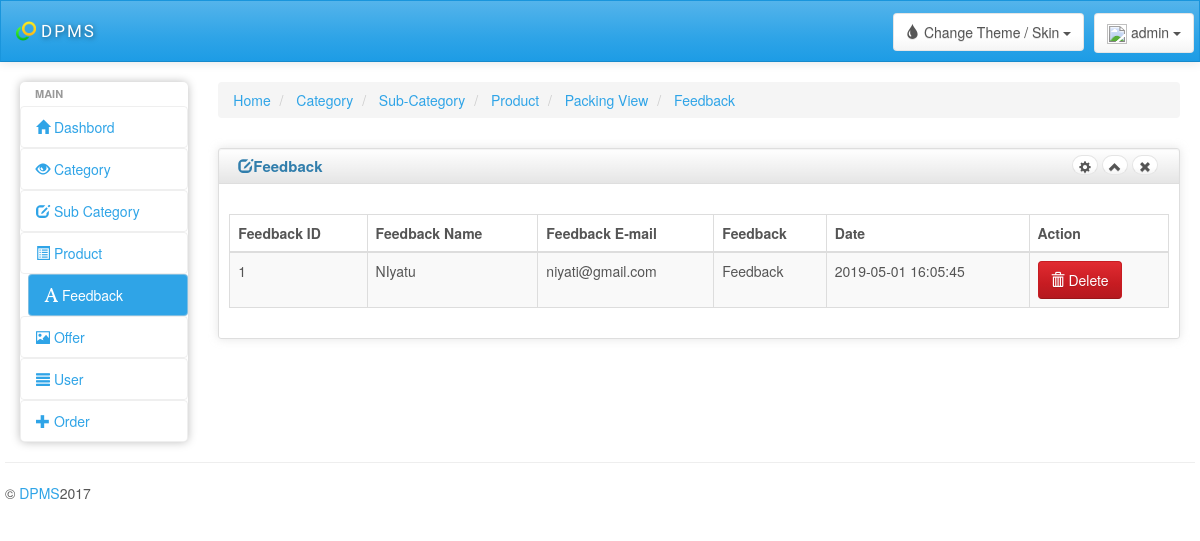
The app's page /Admin/feedback_view.php (signed in) with its own data.
### tables this page shows
CREATE TABLE `feedback_tb` (
  `f_id` int(11) NOT NULL AUTO_INCREMENT,
  `f_name` varchar(20) NOT NULL,
  `f_email` varchar(50) NOT NULL,
  `feedback` varchar(20) NOT NULL,
  `date` timestamp NULL DEFAULT CURRENT_TIMESTAMP ON UPDATE CURRENT_TIMESTAMP,
  PRIMARY KEY (`f_id`)
);

### Admin/feedback_view.php (the view, shortened to what this page needs)
<?php ob_start();
include_once("connection.php");?>
<!DOCTYPE html>
<html lang="en">
<head>
   <?php include_once("link.php"); ?>
</head>
<body>
    <div class="navbar navbar-default" role="navigation">
<?php include_once("header.php");?>
    </div>
<div class="ch-container">
    <div class="row">
        <div class="col-sm-2 col-lg-2">
            <?php include_once("side_bar.php");?>
        </div>
        <div id="content" class="col-lg-10 col-sm-10">
            <div>
    <ul class="breadcrumb">
        <li>
            <a href="#">Home</a>
        </li>
        <li>
            <a href="#">Category</a>
        </li>
		<li>
            <a href="#">Sub-Category</a>
        </li>
		<li>
            <a href="#">Product</a>
        </li>
		<li>
            <a href="#">Packing View</a>
        </li>
		<li>
            <a href="#">Feedback</a>
        </li>
    </ul>
</div>
<div class="row">
<div class="box col-md-12">
        <div class="box-inner">
            <div class="box-header well" data-original-title="">
                <h2><i class="glyphicon glyphicon-edit"></i>Feedback</h2>
                <div class="box-icon">
                    <a href="#" class="btn btn-setting btn-round btn-default"><i
                            class="glyphicon glyphicon-cog"></i></a>
                    <a href="#" class="btn btn-minimize btn-round btn-default"><i
                            class="glyphicon glyphicon-chevron-up"></i></a>
                    <a href="#" class="btn btn-close btn-round btn-default"><i
                            class="glyphicon glyphicon-remove"></i></a>
                </div>
            </div>
            <div class="box-content">
                <br/>
	<div>
	<table class="table table-striped table-bordered bootstrap-datatable datatable responsive">
    <thead>
    <tr>
        <th>Feedback ID</th>
        <th>Feedback Name</th>
        <th>Feedback E-mail</th>
		<th>Feedback</th>
		<th>Date</th>
        <th>Action</th>
    </tr>
    </thead>
    <tbody>
	<?php
	$a = "select * from feedback_tb";
	$b =$con->query($a);
	foreach($b as $c)
	{
	?>
    <tr>
        <td><?php echo $c["f_id"];?></td>
		<td class="center"><?php echo $c["f_name"];?></td>
		<td class="center"><?php echo $c["f_email"];?></td>
		<td class="center"><?php echo $c["feedback"];?></td>
		<td class="center"><?php echo $c["date"];?></td>
        <td class="center">
            <a class="btn btn-danger" href="feedback_view.php?delt=<?php echo $c["f_id"];?>">
                <i class="glyphicon glyphicon-trash icon-white"></i>
                Delete
            </a>
        </td>
    </tr>
	<?php } ?>
    </tbody>
    </table>
	</div>
            </div>
        </div>
    </div>
	</div>
</div>
    <hr>
    <footer class="row">
        <?php include_once("footer.php");?>
    </footer>
</div>
</body>
</html>

### Admin/css/charisma-app.css (style rules this page uses)
.ch-container { padding: 0 15px; }
.box { margin-top: 10px; margin-bottom: 10px; }
.box-inner { border: 1px solid #DEDEDE; border-radius: 3px; -webkit-border-radius: 3px; -moz-border-radius: 3px; box-shadow: 0 0 10px rgba(189, 189, 189, 0.4); -webkit-box-shadow: 0 0 10px rgba(189, 189, 189, 0.4); -moz-box-shadow: 0 0 10px rgba(189, 189, 189, 0.4); }
.box-header { border: none; padding-top: 5px; border-bottom: 1px solid #DEDEDE; border-radius: 3px 3px 0 0; -webkit-border-radius: 3px 3px 0 0; -moz-border-radius: 3px 3px 0 0; height: 35px; min-height: 35px !important; margin-bottom: 0; font-weight: bold; font-size: 16px; background: -moz-linear-gradient(top, rgba(255, 255, 255, 0) 0%, rgba(0, 0, 0, 0.1) 100%); background: -webkit-gradient(linear, left top, left bottom, color-stop(0%, rgba(255, 255, 255, 0)), color-stop(100%, rgba(0, 0, 0, 0.1))); background: -webkit-linear-gradient(top, rgba(255, 255, 255, 0) 0%, rgba(0, 0, 0, 0.1) 100%); background: -o-linear-gradient(top, rgba(255, 255, 255, 0) 0%, rgba(0, 0, 0, 0.1) 100%); background: -ms-linear-gradient(top, rgba(255, 255, 255, 0) 0%, rgba(0, 0, 0, 0.1) 100%); background: linear-gradient(to bottom, rgba(255, 255, 255, 0) 0%, rgba(0, 0, 0, 0.1) 100%); filter: progid:DXImageTransform.Microsoft.gradient(startColorstr='#00ffffff', endColorstr='#1a000000', GradientType=0); }
.box-header h2 { font-size: 15px; width: auto; clear: none; float: left; line-height: 25px; white-space: nowrap; font-weight: bold; margin-top: 0; margin-bottom: 0; }
.box-header h2 > i { margin-top: 1px; }
.box-icon { float: right; }
.box-icon a { clear: none; float: left; margin: 0 2px; height: 20px; width: 5px; margin-top: 1px; }
.box-icon a i { margin-left: -6px; top: -1px; }
.box-content { padding: 10px; }
.btn-round { border-radius: 40px; -webkit-border-radius: 40px; -moz-border-radius: 40px; font-size: 12px; padding-top: 4px; }
footer { clear: both; }
.navbar { border-radius: 0; }
@media only screen and (min-width: 980px) { a, button, input[type=submit], input[type=button], .product-img { -webkit-transition: .5s; -moz-transition: .5s; -ms-transition: .5s; -o-transition: .5s; transition: .5s; } }
@media only screen and (min-width: 980px) { .ch-container { padding: 0 20px; } }

### Admin/bower_components/responsive-tables/responsive-tables.css (style rules this page uses)
table th { font-weight: bold; }
table td, table th { padding: 9px 10px; text-align: left; }

### records on screen
feedback_tb: f_id "1", f_name "NIyatu", f_email "niyati@gmail.com", feedback "Feedback", date "2019-05-01 16:05:45"

### other values on screen
$_SESSION["login"] "admin"
